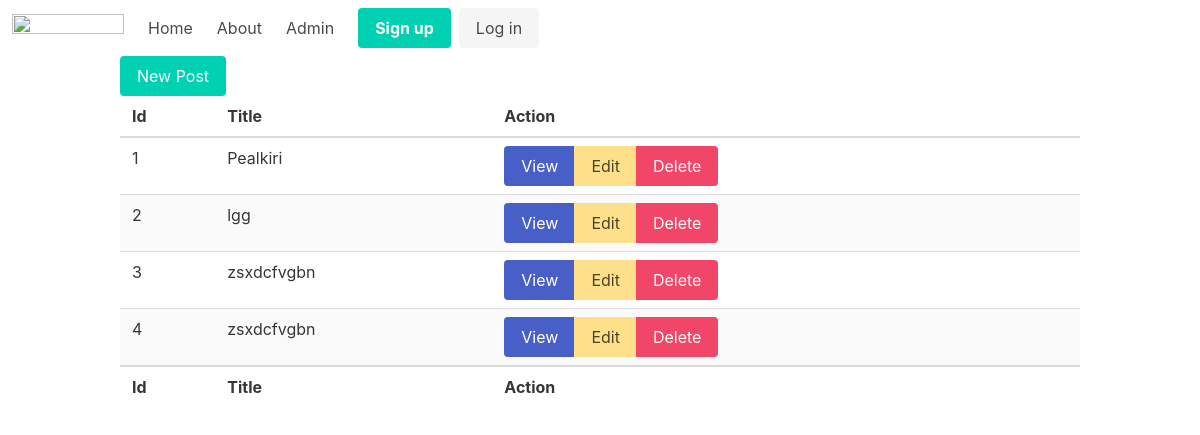
The page /admin/posts on the database as committed earlier.
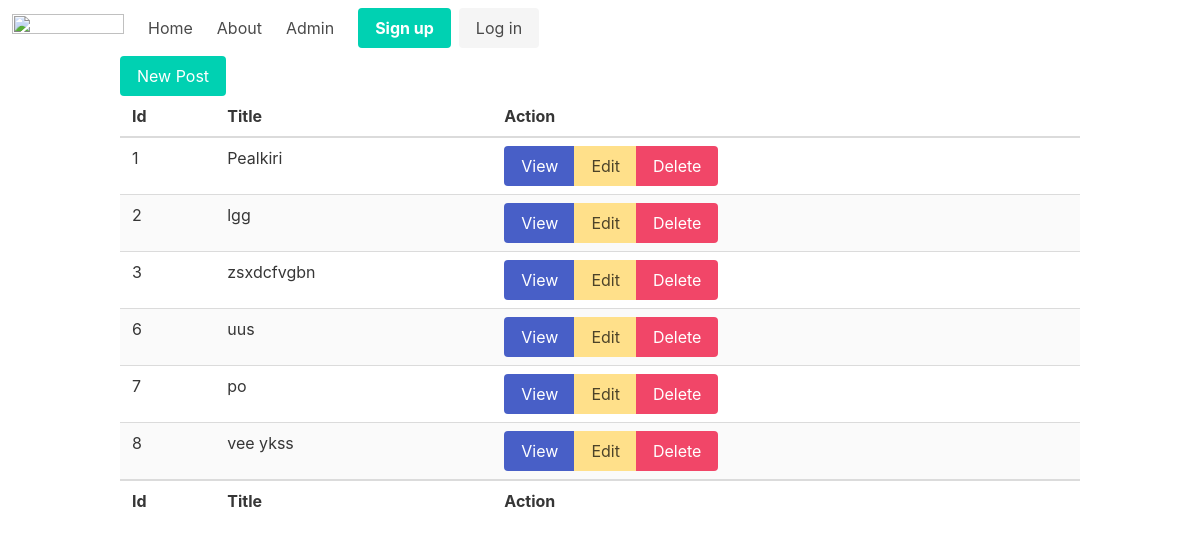
The same page on the database as committed later.
### tables this page shows
CREATE TABLE posts
(
    id    integer
        primary key autoincrement,
    title varchar(255) not null,
    body  text
);

### helpers.php (called while the page is built, shortened)
<?php
function view($viewName, $variables = []){
    extract($variables);
    require __DIR__ . "/views/$viewName.php";
}
function auth() {
    return User::auth();
}

### src/Controllers/PostController.php (called while the page is built, shortened)
<?php
class PostController {
    public function index(){
        $posts = Post::all();
        view('posts/index', compact('posts'));
    }
}

### src/Models/User.php (called while the page is built, shortened)
<?php
class User extends Model{
    static function auth() {
        return false;
    }
}

### src/DB.php (called while the page is built, shortened)
<?php
class DB {
    private $conn;
    public function __construct() {
        $this->conn = new PDO("sqlite:database.sqlite");
        $this->conn->setAttribute(PDO::ATTR_ERRMODE, PDO::ERRMODE_EXCEPTION);
    }
    public function all($table, $class) {
        $stmt = $this->conn->prepare("SELECT * FROM $table");
        $stmt->execute();
        $stmt->setFetchMode(PDO::FETCH_CLASS, $class);
        return $stmt -> fetchAll();
    }
}

### src/Models/Model.php (called while the page is built, shortened)
<?php
abstract class Model {
    static $table;
    static function all() {
        $db = new DB;
        return $db->all(static::$table, static::class);
    }
}

### views/posts/index.php (the view)
<?php require __DIR__ .  '/../partials/header.php' ?>
<div class="container">
    <a class="button is-primary" href="/admin/posts/create">New Post</a>
    <table class="table is-striped is-fullwidth">
        <thead>
            <th>Id</th>
            <th>Title</th>
            <th>Action</th>
        </thead>
        <tbody>
            <?php foreach ($posts as $post) : ?>
                <tr>
                    <td><?= $post->id ?></td>
                    <td><?= $post->title ?></td>
                    <td>
                        <div class="field has-addons">
                            <p class="control">
                                <a class="button is-link" href="/admin/posts/show?id=<?=$post->id?>">View</a>
                            </p>
                            <p class="control">
                                <a class="button is-warning" href="/admin/posts/edit?id=<?=$post->id?>">Edit</a>
                            </p>
                            <p class="control">
                                <a class="button is-danger" href="/admin/posts/delete?id=<?=$post->id?>">Delete</a>
                            </p>
                        </div>
                    </td>
                </tr>
            <?php endforeach; ?>
        </tbody>
        <tfoot>
            <th>Id</th>
            <th>Title</th>
            <th>Action</th>
        </tfoot>
    </table>
</div>
<?php require __DIR__ .  '/../partials/footer.php' ?>

### views/partials/nav.php (shortened to what this page needs)
<nav class="navbar" role="navigation" aria-label="main navigation">
  <div class="navbar-brand">
    <a class="navbar-item" href="https://bulma.io">
      <img src="https://bulma.io/images/bulma-logo.png" width="112" height="28">
    </a>
  </div>
  <div id="navbarBasicExample" class="navbar-menu">
    <div class="navbar-start">
      <a class="navbar-item" href="/">
        Home
      </a>
      <a class="navbar-item" href="/about">
        About
      </a>
      <a class="navbar-item" href="/admin/posts">
        Admin
      </a>
    <div class="navbar-end">
      <div class="navbar-item">
        <?php if(auth()): ?>
          <?=auth()->email?>
          <?php else: ?>
        <div class="buttons">
          <a class="button is-primary" href="/register">
            <strong>Sign up</strong>
          </a>
          <a class="button is-light" href="/login">
            Log in
          </a>
        </div>
        <?php endif; ?>
      </div>
    </div>
  </div>
</nav>

Rows that differ between the two databases and show on the page:
removed posts: id "4", title "zsxdcfvgbn"
added posts: id "6", title "uus"
added posts: id "7", title "po"
added posts: id "8", title "vee ykss"
